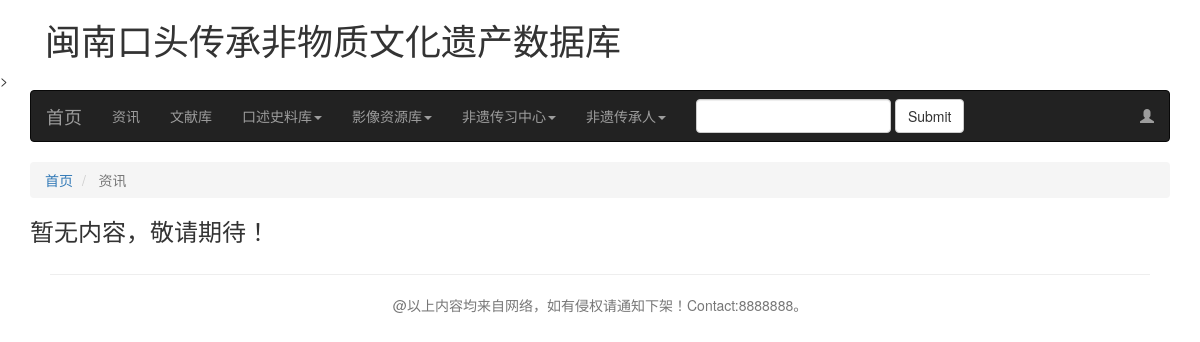
Before: /news/ with the older database file.
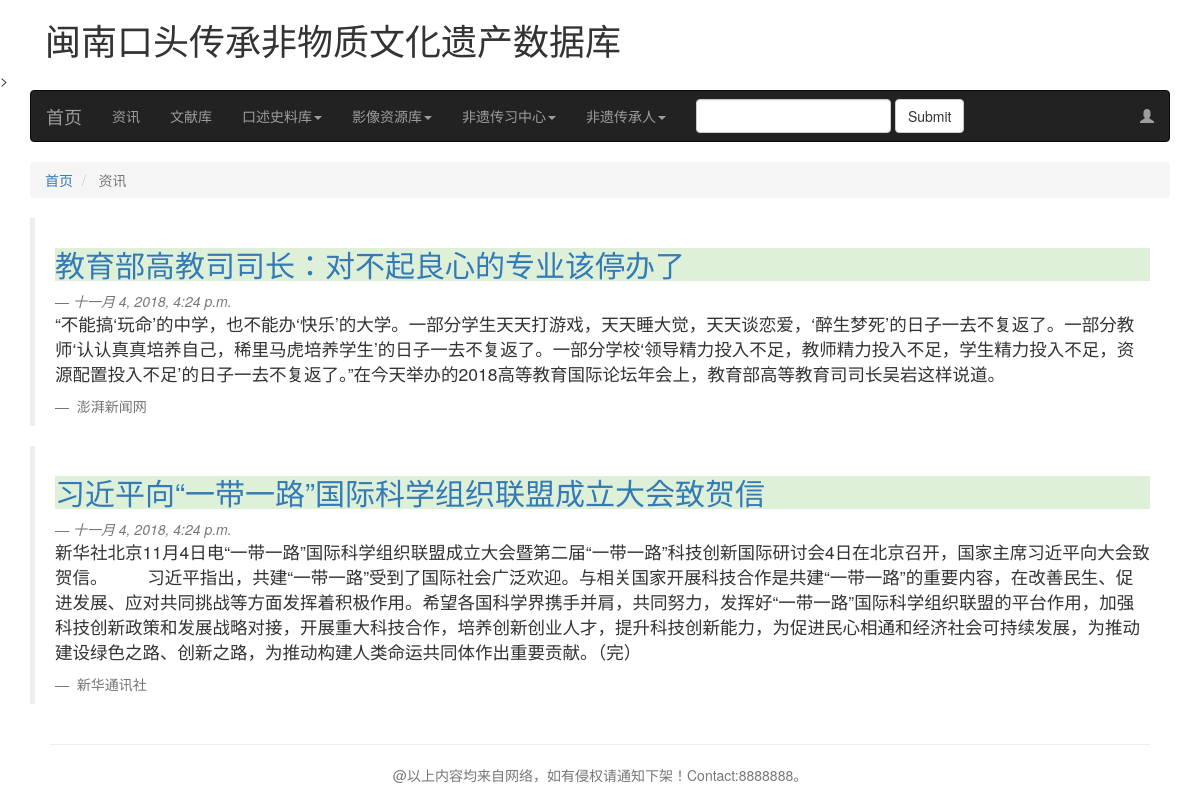
After: the same page with the newer database file.
### News/models.py (models this page shows, shortened)
class Information(models.Model):
    caption = models.CharField(max_length=100,verbose_name='标题')
    content = models.TextField(verbose_name='正文内容')
    author = models.CharField(max_length=100,verbose_name='作者（转载处）')
    updatetime = models.DateTimeField(auto_now=True,verbose_name='创建或刚更新时间')
    class Meta:
        verbose_name = "新闻资讯"
        verbose_name_plural = "新闻资讯"

### News/views.py (the view)
# urls.py: path('',news_top_list,name='news_top_list'),
def news_top_list(request):
    info = Information.objects.all()
    content = {'info' : info}
    return render(request, 'news_top_list.html',content)

### template/news_top_list.html (shortened to what this page needs)
{% extends "base.html" %}
{% load staticfiles %}
{% block content %}
    <div class="container">
        <div class="row">
            <div class="col-md-12">
                <ul class="breadcrumb">
				    <li>
					    <a href="{% url 'index' %}">首页</a>
				    </li>
                    <li class="active">
					    资讯
				    </li>
                </ul>
                {% for info_item in info %}
                    <blockquote>
				            <a href="{% url 'News:news_detail' info_item.id %}"><h2 class="bg-success">{{ info_item.caption }}</h2></a>
                            <small><cite>{{ info_item.updatetime }}</cite></small>
                            <p>{{ info_item.content }}</p>
                            <small> {{ info_item.author }}</small>
			            </blockquote>
                {% empty %}
                    <h3>暂无内容，敬请期待！</h3>
                {% endfor %}
            </div>
        </div>
    </div>
{% endblock %}

### template/base.html (shortened to what this page needs)
{% load staticfiles %}
<!DOCTYPE html>
<html lang="en">
<head>
  <link rel="stylesheet" href="{% static 'css/bootstrap.css' %}">
  <link rel="stylesheet" href="{% static 'css/myself.css' %}">
</head>
  <body>
    {% include "hearder.html" %}
            {% block content %}
            {% endblock %}
    {% include "footer.html" %}
  </body>
</html>

### template/hearder.html (shortened to what this page needs)
  <div class="container">
    <h1 class="container">
      闽南口头传承非物质文化遗产数据库
    </h1>
  </div>>
  	<div class="container">
        <div class="row">
  		    <div class="col-lg-12 ">
  			<nav class="navbar navbar-default navbar-inverse " role="navigation">
  				<div class="navbar-header">
  					 <a class="navbar-brand" href="{% url 'index' %}">首页</a>
  				</div>
  				<div class="collapse navbar-collapse" id="bs-example-navbar-collapse-1">
  					<ul class="nav navbar-nav">
  						<li >
  							 <a href='{% url 'News:news_top_list' %}'>资讯</a>
  						</li>
                        <li>
                            <a href="">文献库</a>
                        </li>
  						<li class="dropdown">
  							 <a href="#" class="dropdown-toggle" data-toggle="dropdown">口述史料库<strong class="caret"></strong></a>
  						</li>
                        <li class="dropdown">
  							 <a href="#" class="dropdown-toggle" data-toggle="dropdown">影像资源库<strong class="caret"></strong></a>
  						</li>
                        <li class="dropdown">
  							 <a href="#" class="dropdown-toggle" data-toggle="dropdown">非遗传习中心<strong class="caret"></strong></a>
  						</li>
                        <li class="dropdown">
  							 <a href="#" class="dropdown-toggle" data-toggle="dropdown">非遗传承人<strong class="caret"></strong></a>
  						</li>
  					</ul>
  					<form class="navbar-form navbar-left" role="search">
  						<div class="form-group">
  							<input type="text" class="form-control" />
  						</div> <button type="submit" class="btn btn-default">Submit</button>
  					</form>
  					<ul class="nav navbar-nav navbar-right">
  						<li>
  							 <a href="../admin/"><span class="glyphicon glyphicon-user"></span></a>
  						</li>
  					</ul>
  				</div>
  			</nav>
  		</div>
        </div>
  	</div>

### template/footer.html
<div class="footer ">
    <hr>
    @以上内容均来自网络，如有侵权请通知下架！Contact:8888888。
</div>

### static/css/myself.css (style rules this page uses)
.footer { margin-top : 20px; padding : 0 50px; color : #777; text-align: center; }

Changed rows visible on the page:
added Information: caption "教育部高教司司长：对不起良心的专业该停办了", updatetime "十一月 4, 2018, 4:24 p.m.", content "“不能搞‘玩命’的中学，也不能办‘快乐’的大学。一部分学生天天打游戏，天天睡大觉，天天谈恋爱，‘醉生梦死’的日子一去不复返了。一部分教师‘认认真真培养自己，稀里马虎培养学生’的日子一去不复返了。一部分学校‘领导精力投入不足，教师精力投入不足，学生精力投入不足，资源配置投入不足’的日子一去不复返了。”在今天举办的2018高等教育国际论坛年会上，教育部高等教育司司长吴岩这样说道。", author "澎湃新闻网"
added Information: caption "习近平向“一带一路”国际科学组织联盟成立大会致贺信", updatetime "十一月 4, 2018, 4:24 p.m.", content "新华社北京11月4日电“一带一路”国际科学组织联盟成立大会暨第二届“一带一路”科技创新国际研讨会4日在北京召开，国家主席习近平向大会致贺信。 习近平指出，共建“一带一路”受到了国际社会广泛欢迎。与相关国家开展科技合作是共建“一带一路”的重要内容，在改善民生、促进发展、应对共同挑战等方面发挥着积极作用。希望各国科学界携手并肩，共同努力，发挥好“一带一路”国际科学组织联盟的平台作用，加强科技创新政策和发展战略对接，开展重大科技合作，培养创新创业人才，提升科技创新能力，为促进民心相通和经济社会可持续发展，为推动建设绿色之路、创新之路，为推动构建人类命运共同体作出重要贡献。（完）", author "新华通讯社"
Other visible differences:
text no longer shown: "暂无内容，敬请期待！"
